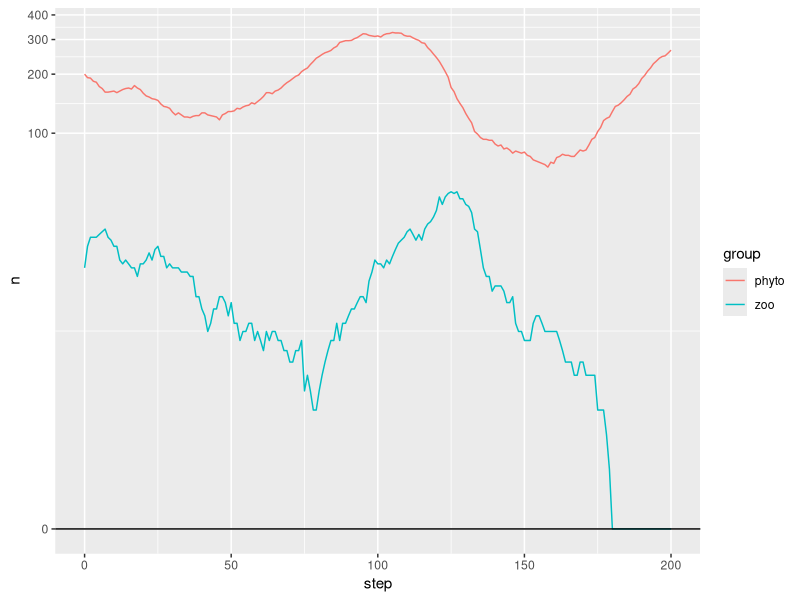

Reproduce this figure in R.
## ---- chunk 1
#| label: Rパッケージの読み込み
#| message: false
#| warning: false

library(tidyverse)
## ---- chunk 2
#| label: プランクトンの個体数の変化のグラフ

agent_df <- read_csv("01_plankton/agent_df.csv",
                     col_types = cols(step = "i",
                                      id = "i",
                                      group = "f")) 

agent_df |> 
  count(step, group) |> 
  complete(step, group,
           fill = list(n = 0)) |> 
  ggplot(aes(step, n,
             color = group)) +
  geom_line() +
  geom_hline(yintercept = 0) +
  scale_y_continuous(trans = "log1p")
